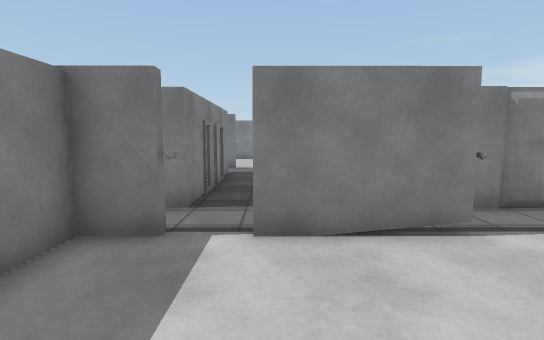
view 1 (above)

24 first-person views from a walk through a scene from a Unity 3-D project. The camera is 1.4 m above the floor, tilts 6° down and sees 80° across. The floor is counted in squares, 1 m on a side. Each view is taken from the middle of a square. On the plan, view 1 faces up. The plan holds only what a view shows up to about 15 squares ahead; the rest is blank. Door leaves are left out, so doorways stand open. Surface patterns are stand-ins for the level's own textures.

view 2
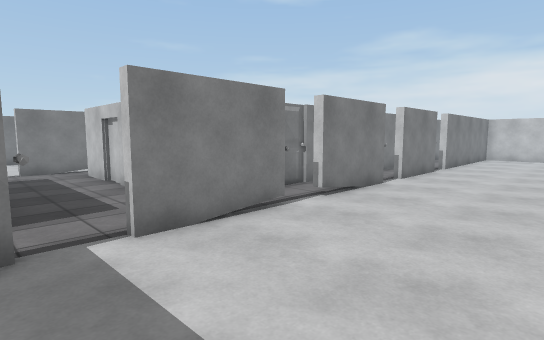

view 3
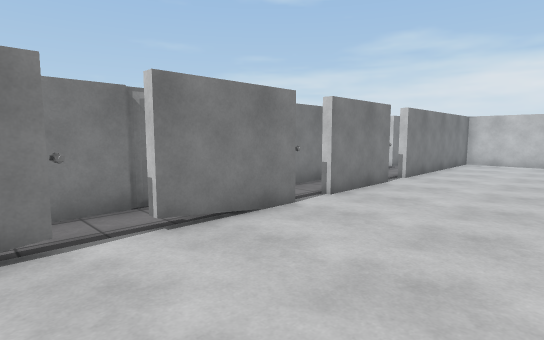

view 4
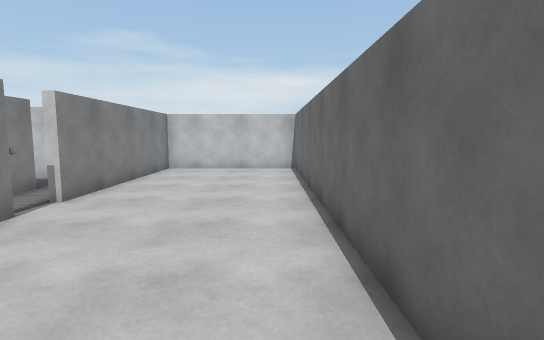

view 5
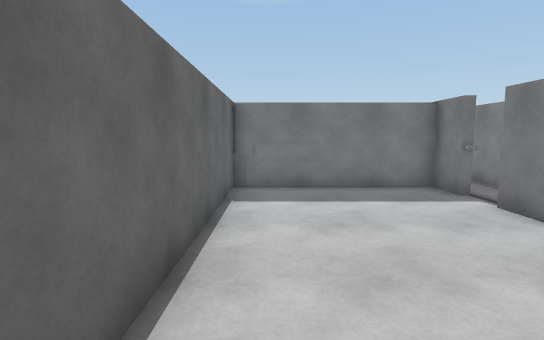

view 6
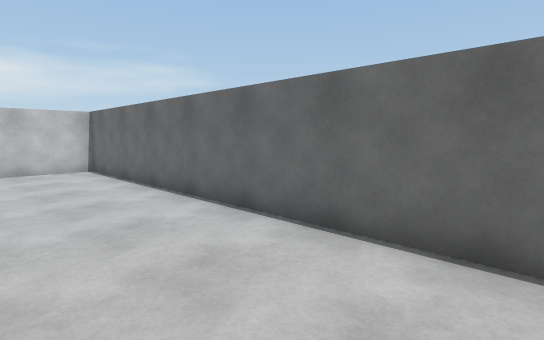

view 7
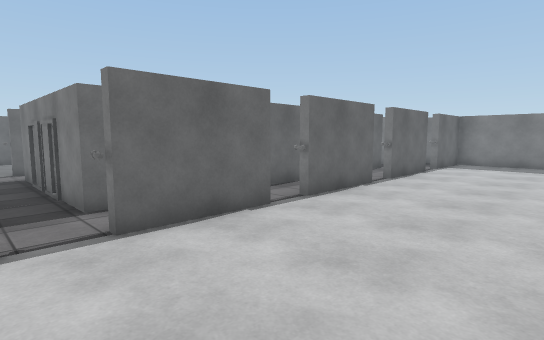

view 8
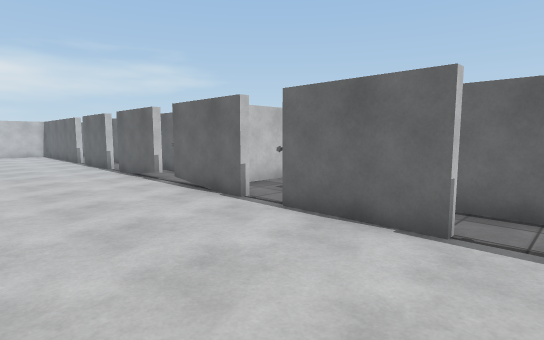

view 9
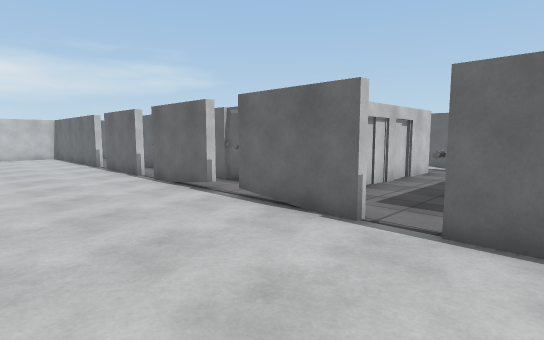

view 10
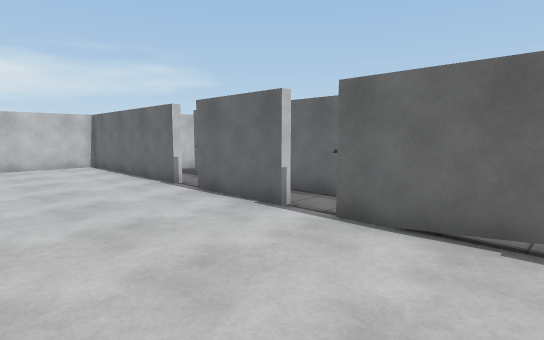

view 11
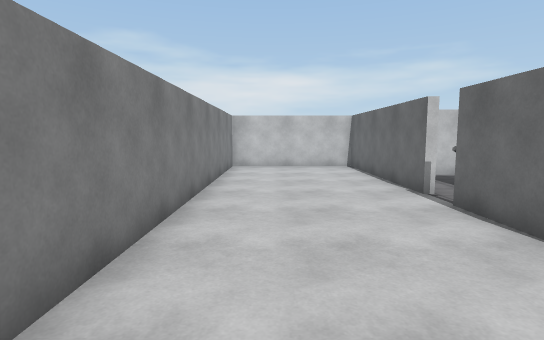

view 12
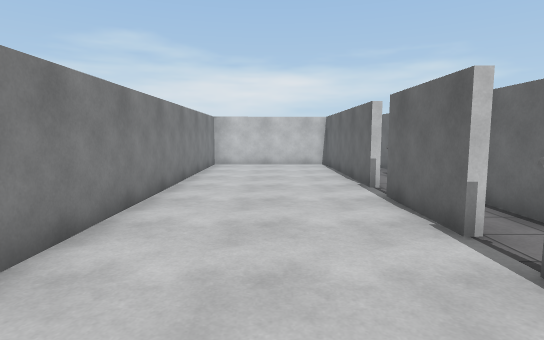

view 13
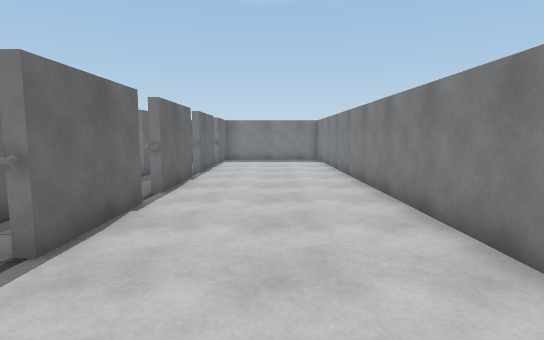

view 14
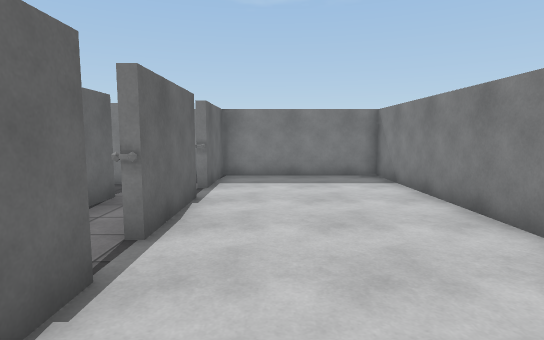

view 15
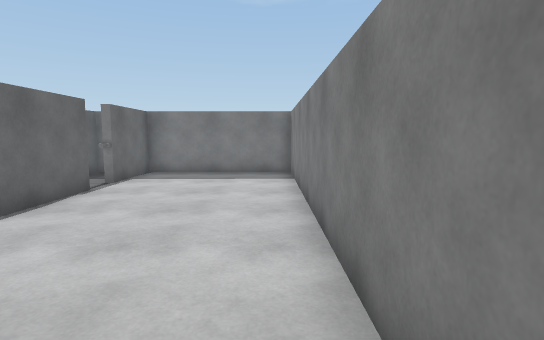

view 16
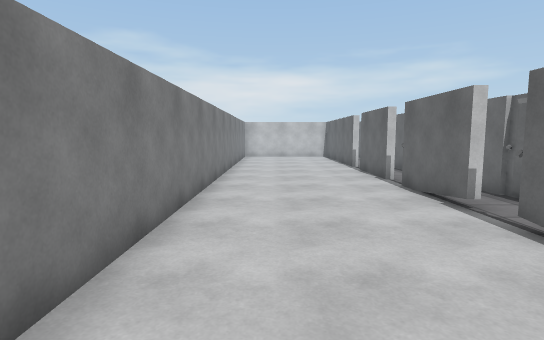

view 17
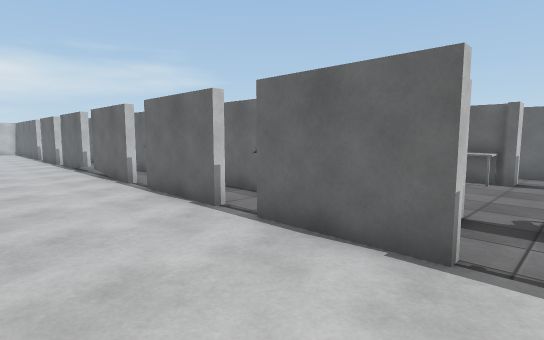

view 18
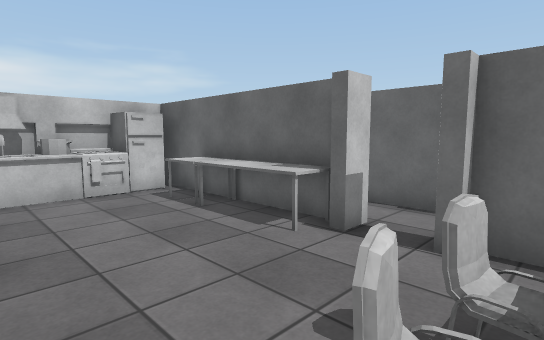

view 19
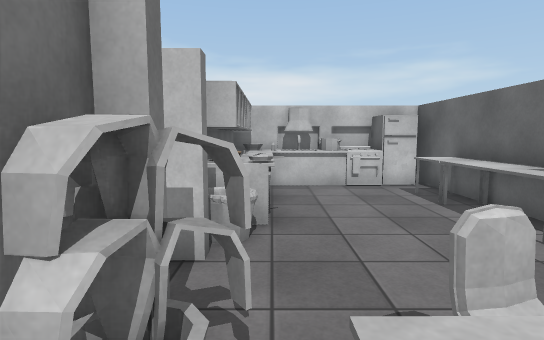

view 20
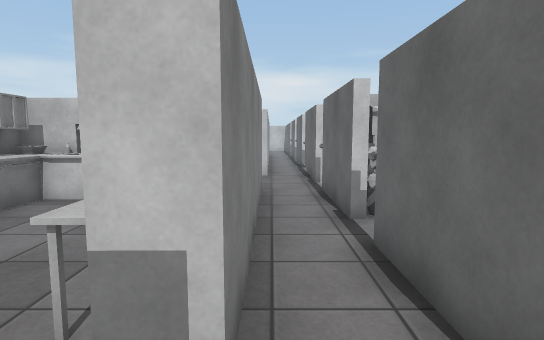

view 21
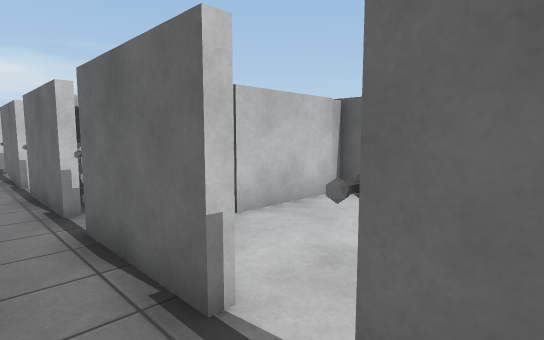

view 22
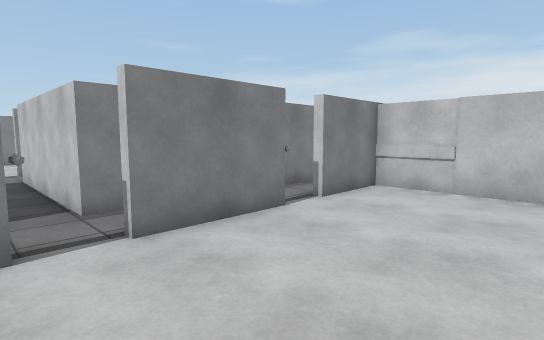

view 23
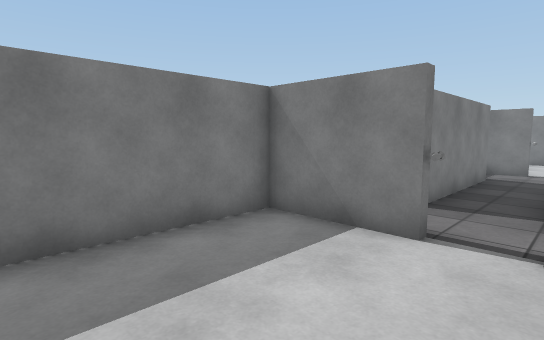

view 24
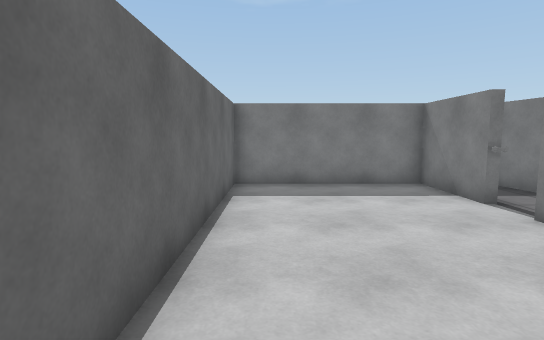

### Floor plan
Points are (right, up) in squares from view 1. A wall is a line through its corners. A room is listed if a view was taken in it or the views show most of it. See-through windows are left out.
Room 1 (views 1, 2, 3, 4, 5, 6)
walls: (7.2, 4.4) (4, 4.4); (11.7, 4.4) (8.4, 4.4); (3, 4.4) (-0.3, 4.4); (-1.3, 4.4) (-2.7, 4.4) (-2.7, -1.1) (20, -1) (20, 4.5) (12.7, 4.5)
ways out: open door at (-1, 4.5) to room 6; open door at (3.5, 5); open door at (8, 5); open door at (12, 5)
Room 2 (views 7, 8, 9, 10, 11, 12, 13, 14, 15, 16, 17)
walls: (-0.4, 14.3) (3, 14.3); (4, 14.3) (7.3, 14.3); (-4.7, 14.3) (-1.4, 14.3); (8.4, 14.3) (11.6, 14.3); (-9.1, 14.3) (-5.7, 14.3); (12.6, 14.3) (20, 14.4) (20, 19.8) (-17.5, 19.7) (-17.5, 14.3) (-14.6, 14.3); (-13.4, 14.3) (-10.1, 14.3)
ways out: open door at (-14, 14) to room 4; open door at (-9.5, 14) to room 6; open door at (-5.5, 14) to room 6; open door at (-1, 14) to room 6; open door at (3.5, 14); open door at (7.5, 14); open door at (12, 14)
Room 3 (views 18, 19)
walls: (-8.2, 6.6) (-5.6, 6.6); (-4.1, 12.1) (-6.1, 12.1); (-2.7, 9) (-2.5, 9.4) (-2.2, 9.6) (-2.4, 10.2); (-10, 12.1) (-10.9, 12.1); (-10.7, 6.6) (-9.8, 6.6); (-3.4, 12.1) (-4, 12.1); (-4.7, 4.7) (-2.5, 4.7); (-2.5, 11.6) (-6.6, 11.6); (-1.8, 9.4) (-1.8, 10.6); (-1.9, 7.9) (-2, 10.1); (-1.8, 7.8) (-1.8, 9.2); (-2, 12.1) (-2.9, 12.1)
low walls: (-7, 10.9) (-7, 11.4); (-3.5, 11.1) (-4.1, 11.1); (-2.9, 8.4) (-2.9, 10.6)
ways out: opening at (-2, 6.5) to room 6; open door at (-9, 12) to room 6; open door at (-5.3, 4.7)
objects: other object (-12, 8) to (-11, 10); chair (-11, 9); chair (-11, 10); other object (-7, 7) to (-6, 7); other object (-5, 7) to (-4, 7); bed (-4, 3) to (-4, 4); fridge (-3, 7) to (-2, 8); bowl (-3, 11) to (-2, 11)
Room 4 (views 20, 21)
walls: (-15.9, 6.6) (-17.1, 6.4); (-12.6, 6.2) (-13.4, 6.2) (-13.4, 12.4); (-15.4, 12) (-15.4, 6.9); (-14.6, 14) (-15.9, 14); (-11, 4.7) (-10.1, 4.7); (-17.5, 13.4) (-17.5, 12.3) (-16.9, 12.2); (-8.4, 6.3) (-8.4, 6.9)
ways out: open door at (-14, 14) to room 2; open door at (-14, 4.5) to room 5; open door at (-9.4, 5.4) to room 5; opening at (-13, 13) to room 6
Room 5 (views 22, 23, 24)
walls: (-10.1, 4.4) (-13.3, 4.4); (-14.3, 4.4) (-17.5, 4.4) (-17.4, -1.1) (-9.2, -1.1); (-7.1, -1.1) (-6.4, -1.1) (-6.4, 4.4) (-9.1, 4.4)
ways out: open door at (-14, 4.5) to room 4; open door at (-9.4, 5.4) to room 4
Room 6 (no view inside)
walls: (-2, 11.3) (-2, 12.1); (-1.5, 14) (-2, 14); (1.4, 10.8) (1.4, 12.6); (1.6, 10.3) (1.6, 11); (1.4, 8.5) (1.4, 10.6); (1.9, 14) (-0.4, 14); (1.4, 6.1) (1.4, 8.3); (-7.9, 12.4) (-1.6, 12.5) (-1.6, 7.3); (-2.5, 4.7) (-1.5, 4.7); (-0.3, 4.7) (2.8, 4.7); (-10.4, 12.4) (-9.6, 12.4); (-13.4, 12.4) (-12.2, 12.4)
ways out: open door at (-1, 4.5) to room 1; open door at (-9.5, 14) to room 2; open door at (-5.5, 14) to room 2; open door at (-1, 14) to room 2; opening at (-2, 6.5) to room 3; open door at (-9, 12) to room 3; opening at (-13, 13) to room 4; opening at (2, 13)

Where each view was taken, in squares from view 1:
view 1: 0 up, 0 right, facing up
view 2: 0 up, 2 left, facing up-right
view 3: 0 up, 2 right, facing up-right
view 4: 0 up, 6 right, facing right
view 5: 0 up, 6 right, facing left
view 6: 3 up, 6 right, facing down-right
view 7: 19 up, 0 right, facing down-left
view 8: 19 up, 6 left, facing down-right
view 9: 19 up, 3 left, facing down-right
view 10: 19 up, 4 right, facing down-right
view 11: 18 up, 5 right, facing right
view 12: 17 up, 4 right, facing right
view 13: 17 up, 2 right, facing left
view 14: 16 up, 6 left, facing left
view 15: 19 up, 5 left, facing left
view 16: 18 up, 2 left, facing right
view 17: 18 up, 10 left, facing down-right
view 18: 11 up, 11 left, facing down-right
view 19: 11 up, 12 left, facing right
view 20: 6 up, 10 left, facing right
view 21: 6 up, 11 left, facing down-right
view 22: 0 up, 15 left, facing up-right
view 23: 0 up, 13 left, facing up-left
view 24: 0 up, 8 left, facing left
